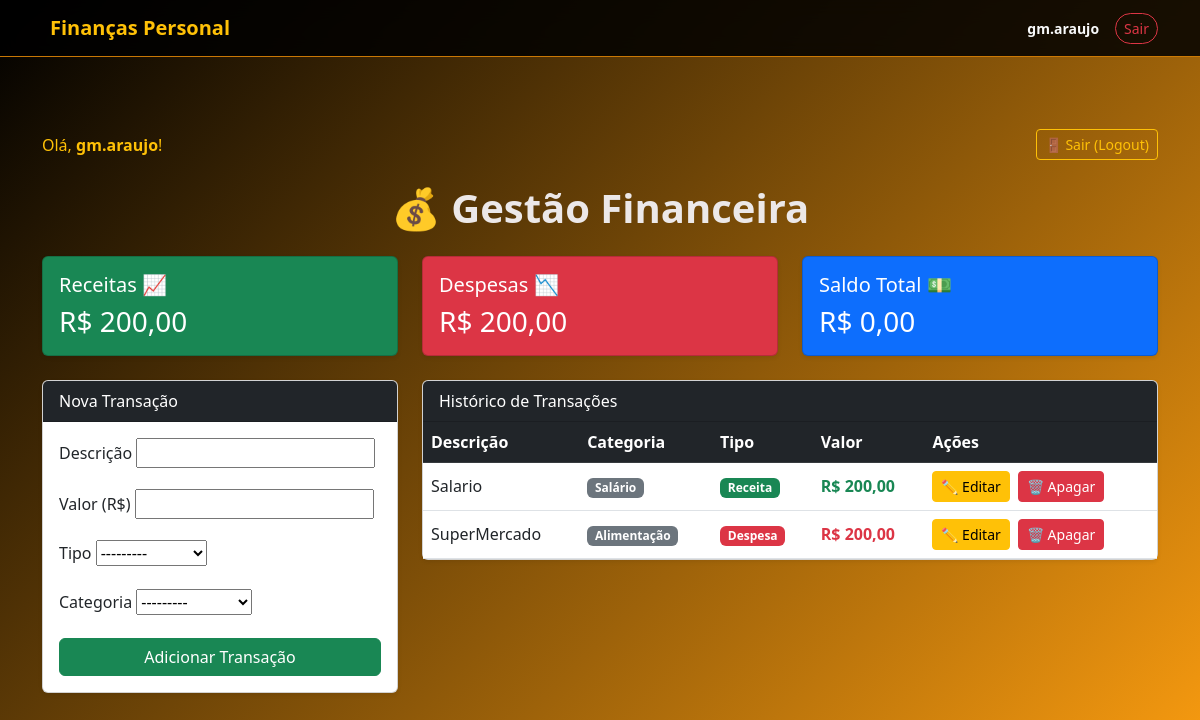
The app's page / (signed in) with its own data.
### contas/models.py (models this page shows, shortened)
class Transacao(models.Model):
    TIPO_CHOICES = [
        ('R', 'Receita 📈'),
        ('D', 'Despesa 📉'),
    ]
    descricao = models.CharField(max_length=100)
    valor = models.DecimalField(max_digits=10, decimal_places=2)
    tipo = models.CharField(max_length=1, choices=TIPO_CHOICES)
    data = models.DateField(auto_now_add=True)
    categoria = models.ForeignKey(Categoria, on_delete=models.SET_NULL, null=True)
    usuario = models.ForeignKey(User, on_delete=models.CASCADE, null=True, blank=True)
    class Meta:
        verbose_name_plural = "Transações"

class Categoria(models.Model):
    nome = models.CharField(max_length=50)
    def __str__(self):
        return self.nome
    class Meta:
        verbose_name_plural = "Categorias"

### contas/views.py (the view)
# urls.py: path('', views.painel, name='painel'),
@login_required
def painel(request):
    if request.method == 'POST':
        form = TransacaoForm(request.POST)
        if form.is_valid():
            transacao = form.save(commit=False)
            transacao.usuario = request.user
            transacao.save()
            return redirect('painel')
    else:
        form = TransacaoForm()
    transacoes = Transacao.objects.filter(usuario=request.user).order_by('-data')
    receitas = Transacao.objects.filter(usuario=request.user, tipo='R').aggregate(Sum('valor'))['valor__sum'] or 0
    despesas = Transacao.objects.filter(usuario=request.user, tipo='D').aggregate(Sum('valor'))['valor__sum'] or 0
    saldo = receitas - despesas
    context = {
        'transacoes': transacoes,
        'receitas': receitas,
        'despesas': despesas,
        'saldo': saldo,
        'form': form,
    }
    return render(request, 'contas/painel.html', context)

### contas/forms.py
class TransacaoForm(forms.ModelForm):
    class Meta:
        model = Transacao
        fields = ['descricao', 'valor', 'tipo', 'categoria']

### contas/templates/contas/painel.html (shortened to what this page needs)
<!DOCTYPE html>
<html lang="pt-br">
<head>
  <link href="https://cdn.jsdelivr.net/npm/bootstrap@5.3.0/dist/css/bootstrap.min.css" rel="stylesheet">
</head>
<body class="bg-light">
  <nav class="navbar navbar-expand-lg navbar-dark navbar-custom sticky-top mb-4">
    <div class="container">
      <a class="navbar-brand fw-bold text-primary d-flex align-items-center gap-2 text-warning" href="{% url 'painel' %}">
         Finanças Personal
      </a>
      <div class="d-flex align-items-center gap-3">
        <span class="text-light small">
           <strong>{{ request.user.username }}</strong>
        </span>
        <form action="{% url 'logout' %}" method="post" class="m-0">
          <button type="submit" class="btn btn-outline-danger btn-sm rounded-pill">
             Sair
          </button>
        </form>
      </div>
    </div>
  </nav>
  <div class="container py-5">
    <div class="d-flex justify-content-between align-items-center mb-4">
      <span class="text-muted. text-warning ">Olá, <strong>{{ request.user.username }}</strong>!</span>
      <form action="{% url 'logout' %}" method="post" class="d-inline">
        <button type="submit" class="btn btn-outline-warning btn-sm">🚪 Sair (Logout)</button>
      </form>
    </div>
    <h1 class="mb-4 text-center fw-bold">💰 Gestão Financeira</h1>
    <div class="row mb-4">
      <div class="col-md-4">
        <div class="card text-white bg-success shadow-sm">
          <div class="card-body">
            <h5 class="card-title">Receitas 📈</h5>
            <h3 class="card-text">R$ {{ receitas|floatformat:2 }}</h3>
          </div>
        </div>
      </div>
      <div class="col-md-4">
        <div class="card text-white bg-danger shadow-sm">
          <div class="card-body">
            <h5 class="card-title">Despesas 📉</h5>
            <h3 class="card-text">R$ {{ despesas|floatformat:2 }}</h3>
          </div>
        </div>
      </div>
      <div class="col-md-4">
        <div class="card text-white bg-primary shadow-sm">
          <div class="card-body">
            <h5 class="card-title">Saldo Total 💵</h5>
            <h3 class="card-text">R$ {{ saldo|floatformat:2 }}</h3>
          </div>
        </div>
      </div>
    </div>
    <div class="row">
      <div class="col-md-4 mb-4">
        <div class="card shadow-sm">
          <div class="card-header bg-dark text-white font-weight-bold">
            Nova Transação
          </div>
          <div class="card-body">
            <form method="POST">
              <div class="mb-3">
                <label class="form-label">Descrição</label>
                {{ form.descricao }}
              </div>
              <div class="mb-3">
                <label class="form-label">Valor (R$)</label>
                {{ form.valor }}
              </div>
              <div class="mb-3">
                <label class="form-label">Tipo</label>
                {{ form.tipo }}
              </div>
              <div class="mb-3">
                <label class="form-label">Categoria</label>
                {{ form.categoria }}
              </div>
              <button type="submit" class="btn btn-success w-100">Adicionar Transação</button>
            </form>
          </div>
        </div>
      </div>
      <div class="col-md-8">
        <div class="card shadow-sm">
          <div class="card-header bg-dark text-white font-weight-bold">
            Histórico de Transações
          </div>
          <div class="card-body p-0">
            <table class="table table-hover align-middle mb-0">
              <thead class="table-dark">
                <tr>
                  <th>Descrição</th>
                  <th>Categoria</th>
                  <th>Tipo</th>
                  <th>Valor</th>
                  <th>Ações</th>
                </tr>
              </thead>
              <tbody>
                {% for item in transacoes %}
                <tr>
                  <td>{{ item.descricao }}</td>
                  <td><span class="badge bg-secondary">{{ item.categoria.nome }}</span></td>
                  <td>
                    {% if item.tipo == 'R' %}
                    <span class="badge bg-success">Receita</span>
                    {% else %}
                    <span class="badge bg-danger">Despesa</span>
                    {% endif %}
                  </td>
                  <td class="fw-bold {% if item.tipo == 'R' %}text-success{% else %}text-danger{% endif %}">
                    R$ {{ item.valor|floatformat:2 }}
                  </td>
                  <td>
                    <a href="{% url 'editar_transacao' item.pk %}" class="btn btn-warning btn-sm me-1">
                      ✏️ Editar
                    </a>
                    <a href="{% url 'deletar_transacao' item.pk %}" class="btn btn-danger btn-sm"
                      onclick="return confirm('Tem certeza de que deseja apagar esta transação?');">
                      🗑️ Apagar
                    </a>
                  </td>
                </tr>
                {% empty %}
                <tr>
                  <td colspan="5" class="text-center text-muted py-3">Nenhuma transação cadastrada.</td>
                </tr>
                {% endfor %}
              </tbody>
            </table>
          </div>
        </div>
      </div>
    </div>
  </div>
</body>
</html>

### contas/templates/contas/painel.html (style rules this page uses)
body { background: linear-gradient(135deg, #000000 0%, #fd9e10 100%); min-height: 100vh; color: #ece8e8; }
.navbar-custom { background: rgba(0, 0, 0, 0.85); backdrop-filter: blur(10px); border-bottom: 1px solid rgba(242, 144, 7, 0.826); }

### records on screen
Transacao: descricao "Salario", categoria.nome "Salário", tipo "Receita", valor "200,00"
Transacao: descricao "SuperMercado", categoria.nome "Alimentação", tipo "Despesa", valor "200,00"

### other values on screen
{{ request.user.username }} "gm.araujo"
{{ receitas|floatformat:2 }} "200,00"
{{ despesas|floatformat:2 }} "200,00"
{{ saldo|floatformat:2 }} "0,00"
